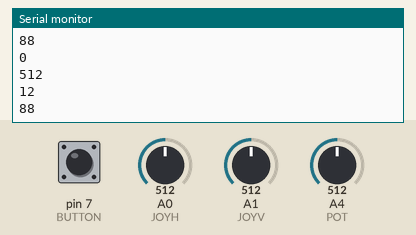
This sketch was run on a simulated Arduino Uno, built with avr-gcc and run on an emulated ATmega328P. Shown: the last lines printed to the serial monitor. Inputs (shaded band) come from the test bench; at power-on: A0 (JOYH) = 512, A1 (JOYV) = 512, A4 (POT) = 512, pin 7 (BUTTON) LOW.

Above: at 1.2 s.
1.3 s: A0 (JOYH) set to 716
At 1.39 s:
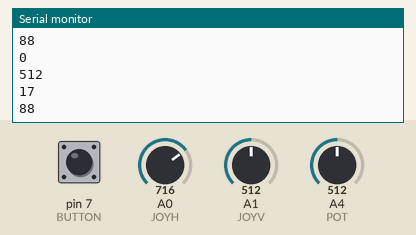
2.8 s: A1 (JOYV) set to 716
At 2.9 s:
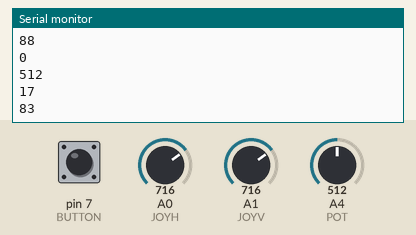
4.3 s: A4 (POT) set to 716
At 4.42 s:
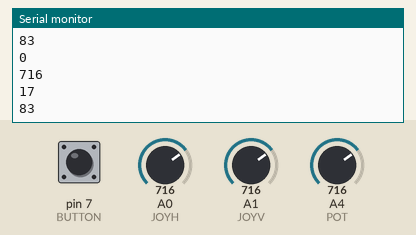
5.8 s: pin 7 (BUTTON) pulled HIGH for 0.15 s
7.4 s: A0 (JOYH) set to 900
At 7.55 s:
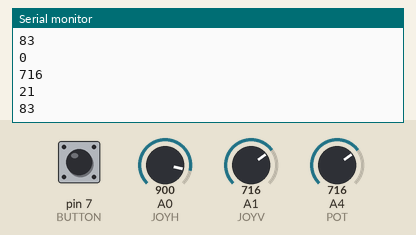
8.9 s: A1 (JOYV) set to 900
At 9.06 s:
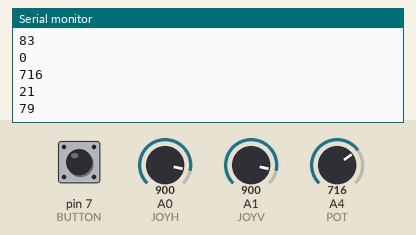
Timing chart, 0 to 11.4 s (numbered marks = the images above; inputs shaded):
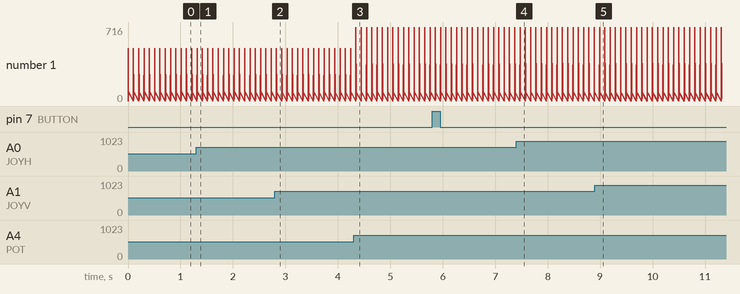

Measured:
- after the input at 1.3 s, the serial monitor: prints a new line at once (image 1)
- after the input at 2.8 s, the serial monitor: prints a new line at once (image 2)
- after the input at 4.3 s, the serial monitor: prints a new line at once (image 3)
- after the input at 7.4 s, the serial monitor: prints a new line after 0.08 s (image 4)
- after the input at 8.9 s, the serial monitor: prints a new line after 0.10 s (image 5)
- plotted number 1: 88 → 83 after the input at 2.8 s, 83 → 79 after the input at 8.9 s

The sketch:

sketch_joystick.ino
```cpp
//#include <ArduinoJson.h>

//const int joyStickHor = A0;
//const int joyStickVer = A1;
//const int potenPin = 0;
//const int buttonPin = 7;
//const int BUTTON = 7;


//int X = 0;
//int Y = 0;
//int potval = 0;
//int buttonState = 0;
//int joystick_H = 0;
//int joystick_V = 0;


//void setup() {
//  Serial.begin(9600);
//  delay(1000); //time to bring up serial monitor
//
//  pinMode(buttonPin, INPUT_PULLUP);
//  digitalRead(buttonPin);
//
//
//}

/*const int BUTTON = 7;
int buttonState = 0;

void setup() {
  Serial.begin(9600);
  pinMode(BUTTON, INPUT);
}

void loop() {
  Serial.println(digitalRead(BUTTON));
  delay(100);
*/

const int BUTTON = 7;
const int POT = A4;
const int JOYH = A0;
const int JOYV = A1;

int buttonState = 0;
int potval = 0;
int x;
int y;

void setup(){
  Serial.begin(9600);
  pinMode(BUTTON, INPUT);
}

void loop(){
  x = map(analogRead(JOYH), 0, 4095, 0, 100);
  y = map(analogRead(JOYV), 0, 4095, 100, 0);
  Serial.println(digitalRead(BUTTON));
  Serial.println(analogRead(POT));
  Serial.println(x);
    Serial.print("");
  Serial.println(y);
    Serial.print("");
  delay(100);
}


//void loop() {
//  X = map(analogRead(joyStickHor), 0, 4095, 0, 100);
//  Y = map(analogRead(joyStickVer), 0, 4095, 100, 0);
//  //joystick_H = analogRead(A0);
//  //joystick_V = analogRead(A1);
//  potval = analogRead(A4);
//  buttonState = digitalRead(7);
//
//  Serial.print(X);
//  //Serial.print(" ");
//  Serial.print(Y);
//  //Serial.print(" ");
//  //Serial.print(P);
//  //Serial.print(" ");
//  //Serial.println (digitalRead(buttonPin));
//  Serial.println (potval);
//  Serial.println (buttonState);
//
//
//
//
//  delay(300);

//}
```
